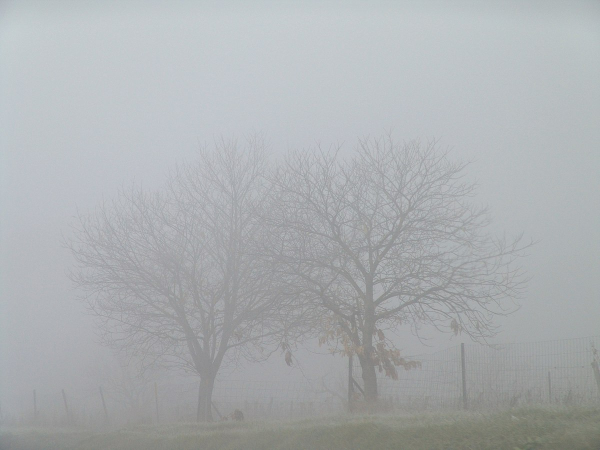
#> input picture images/input_images/fog.jpg, 1200 x 900 px, found by its file name (shown at 1/2 size); its folder holds only this picture in this run
$ jupyter execute 'Underwater Imaging.ipynb'   (older library calls are emulated)
#> lines starting #> are read from the running program, lines starting #| are printed output that depends on the picture
# 1. Importing Necessary Packages

[cell 1]
import numpy as np
import cv2

# 2. Function to resize the image

[cell 2]
def imageResize(img, perc=0.5):
    img_width = int(img.shape[1] * perc)
    img_height = int(img.shape[0] * perc)
    resizedImage = cv2.resize(img, (img_width, img_height), interpolation=cv2.INTER_AREA)
    return resizedImage

# 3. Function to Calculate Dark Channel

[cell 3]
def calculateDarkChannel(img,sz=15):
    blue, green, red = cv2.split(img)
    darkCh = red - cv2.max(blue, green)
    kernelVal = cv2.getStructuringElement(cv2.MORPH_RECT, (sz, sz))
    darkChannel = cv2.erode(darkCh, kernelVal)
    return darkChannel

# 4. Function to Calculate air light of an image

[cell 4]
def calculateAirlight(img, dc):
    [height, width] = img.shape[:2]
    imageSize = height * width
    imgVector = img.reshape(imageSize, 3)
    darkChvec = dc.reshape(imageSize)
    indices = darkChvec.argsort()
    return imgVector[indices[0]]

# 5. Function to Calculate Transmission Estimate

[cell 5]
def calculateTransmissionEstimate(darkCh):
    transmissionEstimate = darkCh + (1 - np.max(darkCh))
    return transmissionEstimate

# 6. Function to refine the filter

[cell 6]
def refineFilter(img, p, r, eps):
    mean_I = cv2.boxFilter(img, cv2.CV_64F, (r, r))
    mean_p = cv2.boxFilter(p, cv2.CV_64F, (r, r))
    mean_Ip = cv2.boxFilter(img * p, cv2.CV_64F, (r, r))
    cov_Ip = mean_Ip - mean_I * mean_p

    mean_II = cv2.boxFilter(img * img, cv2.CV_64F, (r, r))
    var_I = mean_II - mean_I * mean_I

    a = cov_Ip / (var_I + eps)
    b = mean_p - a * mean_I

    mean_a = cv2.boxFilter(a, cv2.CV_64F, (r, r))
    mean_b = cv2.boxFilter(b, cv2.CV_64F, (r, r))

    refinedOutput = mean_a * img + mean_b
    return refinedOutput

# 7. Refine the transmission map created

[cell 7]
def refineTransmission(img, et):
    gray = cv2.cvtColor(img, cv2.COLOR_BGR2GRAY)
    gray = np.float64(gray) / 255
    r = 60
    eps = 0.0001
    refinedT = refineFilter(gray, et, r, eps)
    return refinedT

# 8. Normalize the intensities of the pixels in the image

[cell 8]
def normalizeImage(img):
    img = img - img.min()
    img = img / img.max() * 255
    img = np.uint8(img)
    return img

# 9. Recover the final image after transmission map and air light

[cell 9]
def recover(img, t, A):
    finalRes = np.empty(img.shape, img.dtype)
    for index in range(0, 3):
        finalRes[:, :, index] = (img[:, :, index] - A[index]) / t + A[index]
    return finalRes

# 10. Enter the Input File name, read the Image and resize it

[cell 10]
filename = input("Enter the name of the file with extension: ")
#> the answer given: images/input_images/fog.jpg
scale = 1

src = cv2.imread(f'images/input_images/{filename}')
#> src is the input picture: shape (900, 1200, 3); mean B, G, R 177.2, 175, 171.5
src = imageResize(src, scale)

img = src.astype('float64') / 255

# 11. Dehaze the given image and store it in the output directory

[cell 11]
while True:
    ksize = 2
    dc = calculateDarkChannel(img,ksize)
#> in calculateDarkChannel, `darkCh = red - cv2.max(blue, green)`:
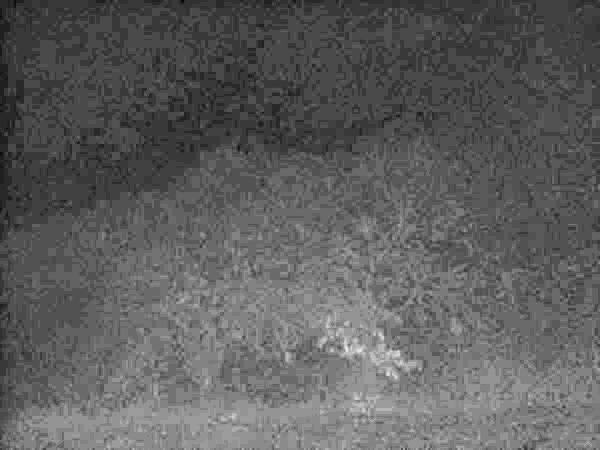
#> darkCh: shape (900, 1200) float64 (shown at 1/2 size); min -0.0706, max 0.051, mean -0.0254; drawn with min black and max white
    te = calculateTransmissionEstimate(dc)
#> in calculateTransmissionEstimate, `transmissionEstimate = darkCh + (1 - np.max(darkCh))`:
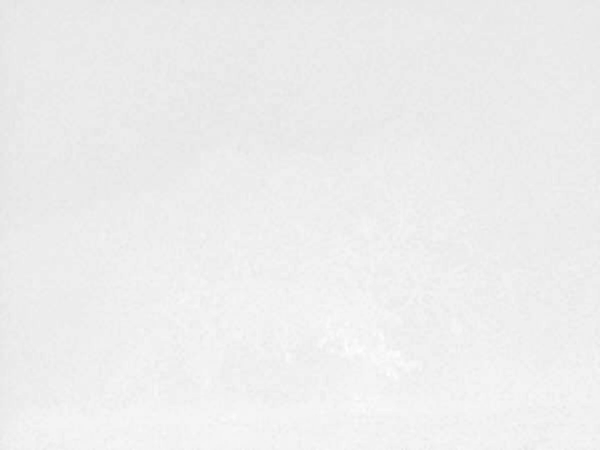
#> transmissionEstimate: shape (900, 1200) float64 (shown at 1/2 size); min 0.886, max 1, mean 0.931
    tr = refineTransmission(src, te)
#> in refineFilter, `mean_Ip = cv2.boxFilter(img * p, cv2.CV_64F, (r, r))`:
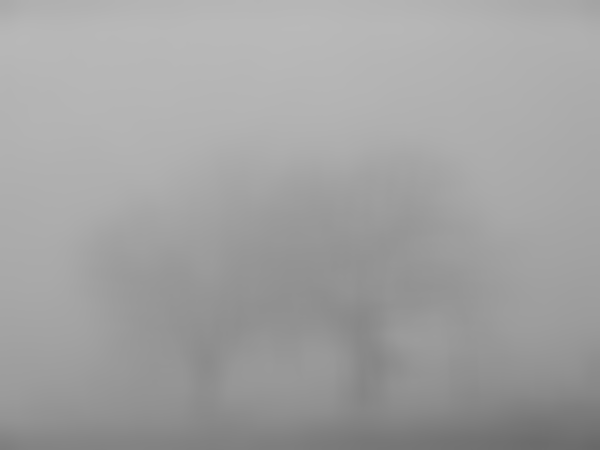
#> mean_Ip: shape (900, 1200) float64 (shown at 1/2 size); min 0.414, max 0.726, mean 0.635
#> in refineFilter, `cov_Ip = mean_Ip - mean_I * mean_p`:
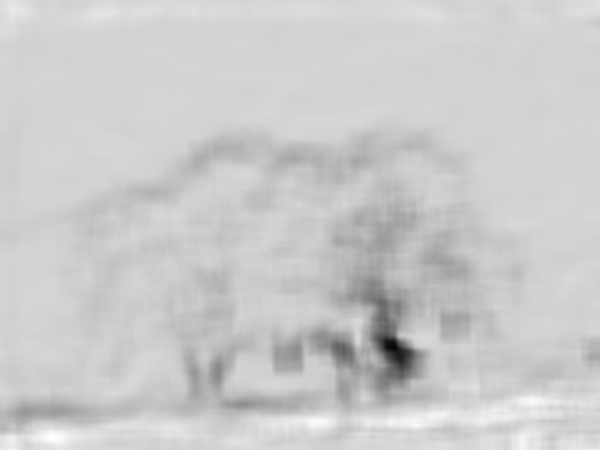
#> cov_Ip: shape (900, 1200) float64 (shown at 1/2 size); min -0.000531, max 0.000111, mean -1.96e-05; drawn with min black and max white
#> in refineFilter, `mean_II = cv2.boxFilter(img * img, cv2.CV_64F, (r, r))`:
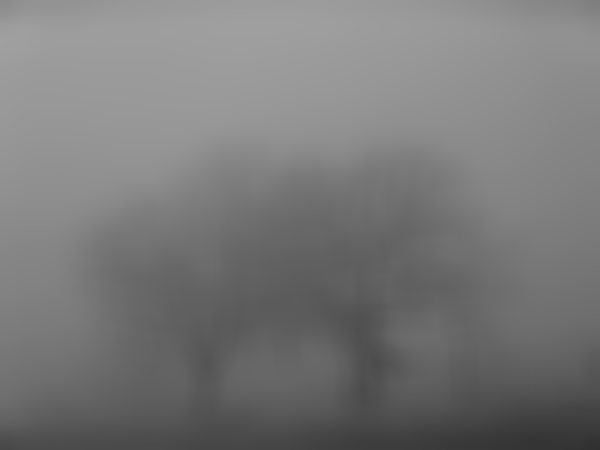
#> mean_II: shape (900, 1200) float64 (shown at 1/2 size); min 0.192, max 0.628, mean 0.474
#> in refineFilter, `var_I = mean_II - mean_I * mean_I`:
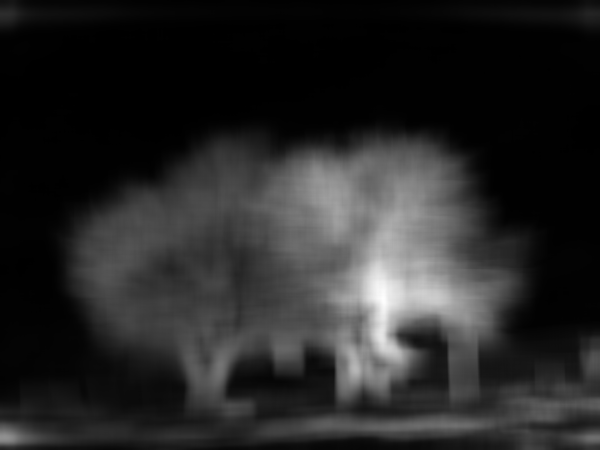
#> var_I: shape (900, 1200) float64 (shown at 1/2 size); min 1.94e-05, max 0.00294, mean 0.000467; drawn with min black and max white
#> in refineFilter, `mean_a = cv2.boxFilter(a, cv2.CV_64F, (r, r))`:
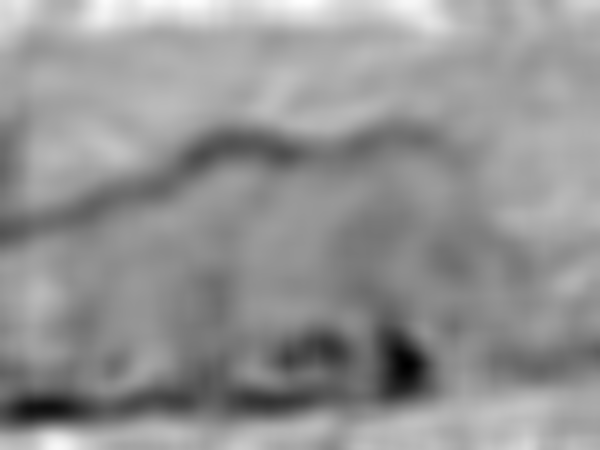
#> mean_a: shape (900, 1200) float64 (shown at 1/2 size); min -0.217, max 0.126, mean -0.0181; drawn with min black and max white
#> in refineFilter, `mean_b = cv2.boxFilter(b, cv2.CV_64F, (r, r))`:
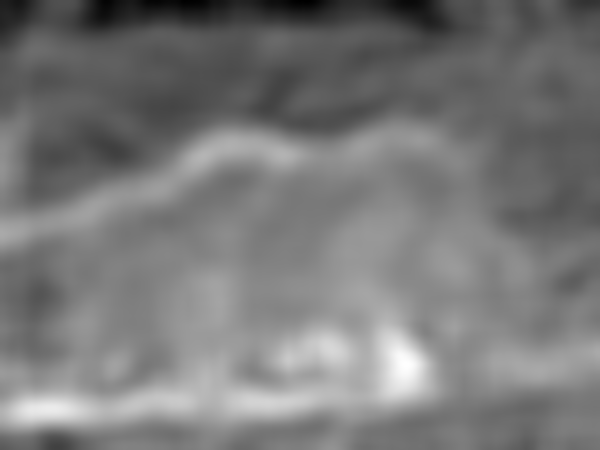
#> mean_b: shape (900, 1200) float64 (shown at 1/2 size); min 0.815, max 1.08, mean 0.942; drawn with min black and max white
    A = calculateAirlight(img, tr)
#> A = [0.725, 0.702, 0.675]
    result = recover(img, tr, A)
    result = normalizeImage(result)
#> in normalizeImage, `img = img - img.min()`:
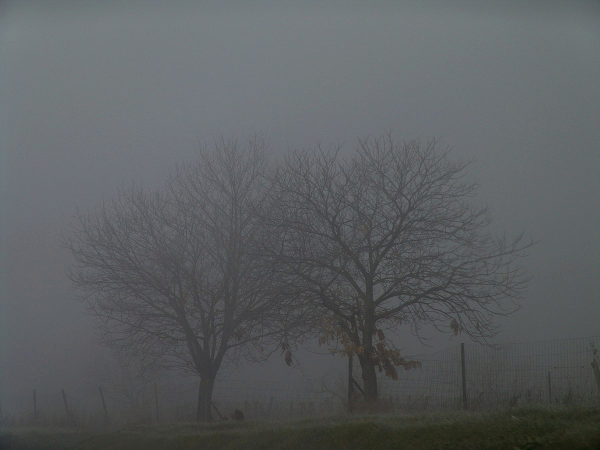
#> img: shape (900, 1200, 3) float64 (shown at 1/2 size); mean of channels 0, 1, 2 0.382, 0.374, 0.361; drawn as B, G, R
#> in normalizeImage, `img = img / img.max() * 255`:
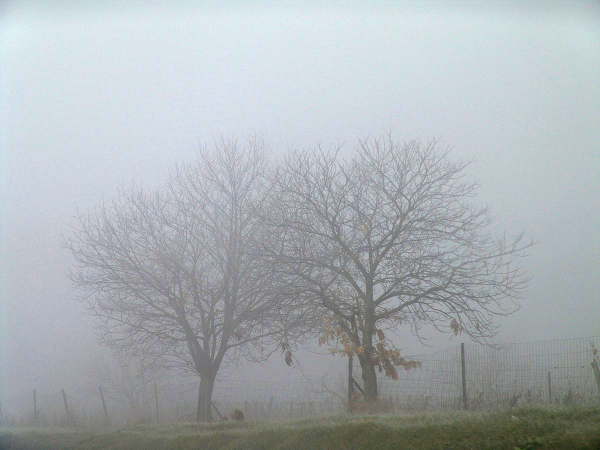
#> img: shape (900, 1200, 3) float64 (shown at 1/2 size); mean of channels 0, 1, 2 181.1, 177.5, 171.5; drawn as B, G, R

    cv2.namedWindow("Input Image",cv2.WINDOW_NORMAL)
    cv2.resizeWindow("Input Image", 800, 600)
    cv2.imshow("Input Image", src)

    cv2.namedWindow("Result",cv2.WINDOW_NORMAL)
    cv2.resizeWindow("Result", 800, 600)
    cv2.imshow("Result", result)

    if cv2.waitKey(1) & 0xFF == ord('q'):
#> (key q is pressed here)
        break

cv2.destroyAllWindows()

cv2.imwrite(f'images/output_images/{filename}', result)
#> Out = True

$ run again, on images/input_images/fogimg.jpg
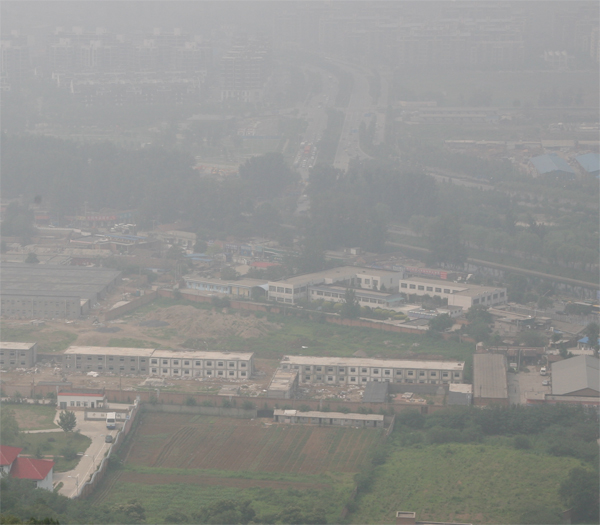
#> input picture images/input_images/fogimg.jpg, 600 x 525 px, found by its file name
#> src is the input picture: shape (525, 600, 3); mean B, G, R 143, 145.6, 145.4
#> in refineFilter, `mean_a = cv2.boxFilter(a, cv2.CV_64F, (r, r))`:
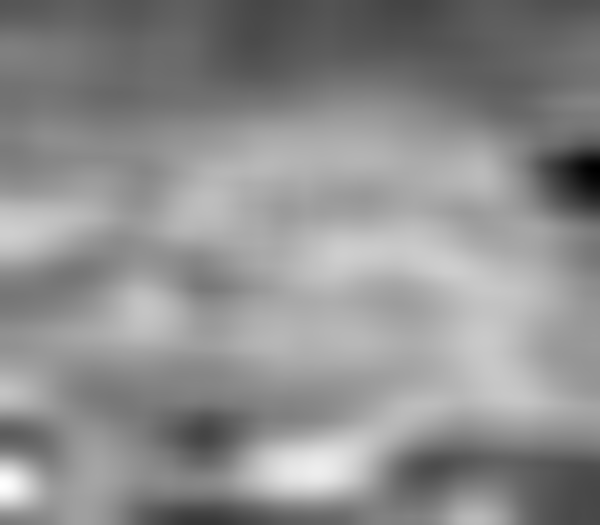
#> mean_a: shape (525, 600) float64; min -0.0982, max 0.416, mean 0.187; drawn with min black and max white
#> A = [0.188, 0.224, 0.184]
#> in normalizeImage, `img = img / img.max() * 255`:
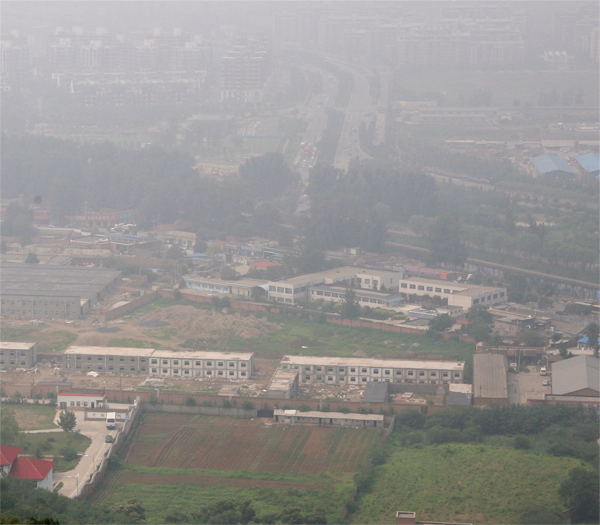
#> img: shape (525, 600, 3) float64; mean of channels 0, 1, 2 146.7, 148.2, 150.4; drawn as B, G, R
#> Out = True
